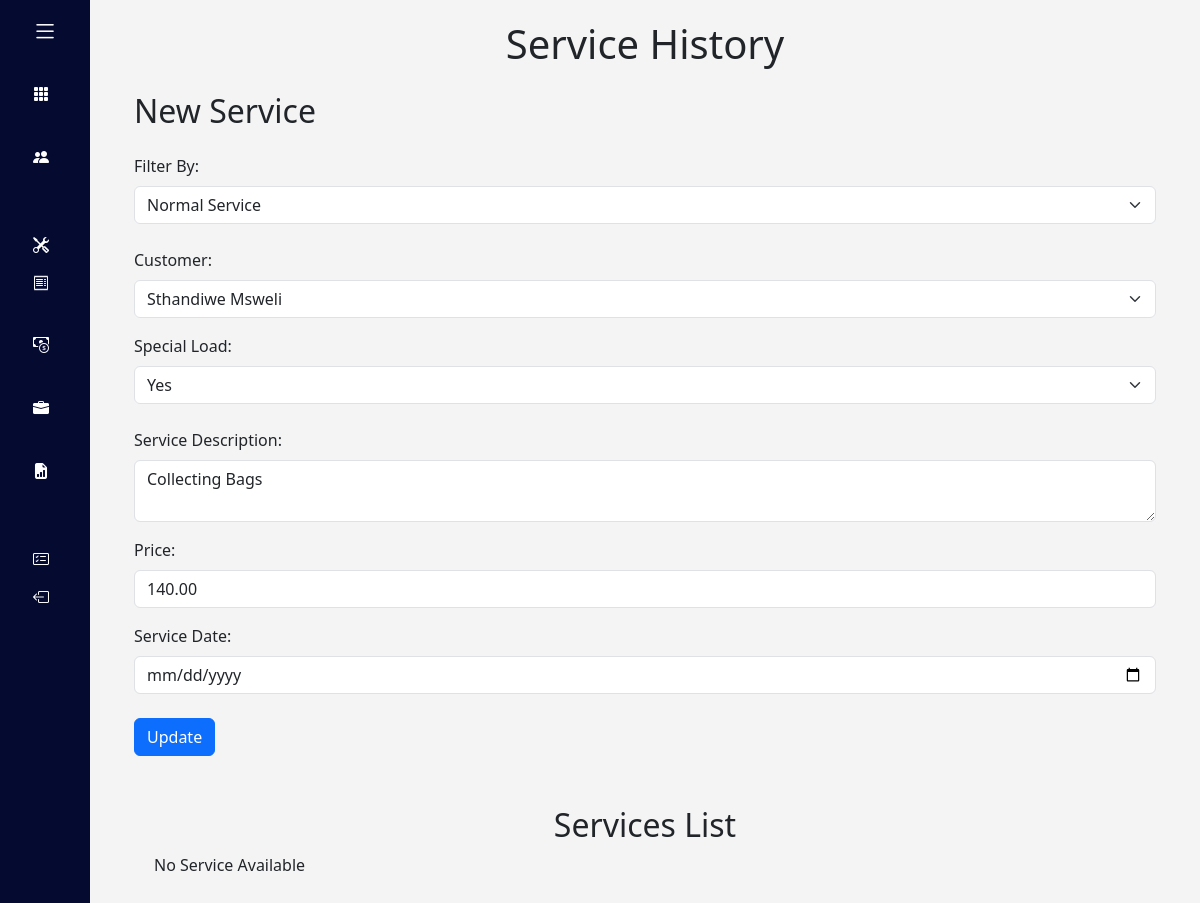
The app's page /services_edit/13/ (signed in) with its own data.
### bookkeeping/models.py (models this page shows, shortened)
class ServiceRecord(models.Model):
    SERVICE_TYPE_CHOICES = [
        ('normal', 'Normal Service'),
        ('special', 'Special Once-Off Service'),
    ]
    service_type = models.CharField(max_length=10, choices=SERVICE_TYPE_CHOICES, default='normal')
    customer = models.ForeignKey(Customer, on_delete=models.SET_NULL, null=True, blank=True)
    customer_name_backup = models.CharField(max_length=255, blank=True)  # 🆕 This stores the name
    special_load = models.CharField(max_length=255, blank=True)  # Optional
    client_name = models.CharField(max_length=255, blank=True)
    client_phone = models.CharField(max_length=20, blank=True)
    service_description = models.TextField()
    price = models.DecimalField(max_digits=10, decimal_places=2)
    service_date = models.DateField(auto_now_add=True)
    invoice = models.ForeignKey(Invoice, null=True, blank=True, on_delete=models.SET_NULL, related_name="services")

class Customer(models.Model):
    user = models.ForeignKey(User, on_delete=models.CASCADE, related_name="customer")
    name = models.CharField(max_length=100)
    email = models.EmailField()
    phone_no = models.CharField(max_length=15)
    estate = models.CharField(max_length=100)
    plot_no = models.IntegerField(null=True, blank=True)

### bookkeeping/views.py (the view, shortened to what this page needs)
# urls.py: path("services_edit/<int:record_id>/", views.edit_service, name="service_edit"),
def edit_service(request, record_id):
    service = get_object_or_404(ServiceRecord, id=record_id)
    customers = Customer.objects.filter(user=request.user)
    return render(request, "bookkeeping/service_history.html", {
        "post": service,
        "customers": customers
    })

### bookkeeping/templates/bookkeeping/service_history.html (shortened to what this page needs)
{% extends "bookkeeping/layout.html" %}
{% block body %}
<div class="container service_history">
  <h1 class="mb-4">Service History</h1>
  <h2 class="mb-4">New Service</h2>
  <form id="serviceForm" action="" method="post">
    <div class="mb-4">
      <label for="serviceTypeSelect" class="form-label">Filter By:</label>
      <select id="serviceTypeSelect" name="service_type" class="form-select">
        <option value="normal" {% if post and post.service_type == "normal" %}selected{% endif %}>Normal Service</option>
      </select>
    </div>
    <div id="normalFields" class="form-section mb-4">
      <div class="mb-3">
        <label for="customer" class="form-label">Customer:</label>
        <select name="customer" id="customer" class="form-select">
          {% for customer in customers %}
          <option value="{{customer.id}}" {% if post and post.customer and post.customer.id == customer.id %}selected{% endif %}>
            {{ customer.name|title }}
          </option>
          {% endfor %}
        </select>
      </div>
      <div class="mb-3">
        <label for="special_load" class="form-label">Special Load:</label>
        <select id="special_load" name="special_load" class="form-select">
          <option value="Yes" {% if post and post.special_load == "Yes" %}selected{% endif %}>Yes</option>
        </select>
      </div>
    </div>
    <div class="mb-3">
      <label for="description" class="form-label">Service Description:</label>
      <textarea name="description" autocomplete="off" id="description" class="form-control">{{ post.service_description }}</textarea>
    </div>
    <div class="mb-3">
      <label for="price" class="form-label">Price:</label>
      <input type="number" id="price" name="price" autocomplete="off" class="form-control" value="{{ post.price|default:'' }}">
    </div>
    <div class="mb-4">
      <label for="serviceDateInput" class="form-label">Service Date:</label>
      <input type="date" name="service_date" autocomplete="off" id="serviceDateInput" class="form-control" value="{{ post.service_date|default:'' }}">
    </div>
    <div class="d-flex gap-3">
      <button type="submit" name="action" value="{% if post %}update{% else %}save{% endif %}" class="btn btn-primary">
        {% if post %}Update{% else %}Save{% endif %}
      </button>
    </div>
  </form>
<div class="service_list">
  <h2>Services List</h2>
  {% if services %}
      <p>Filter By:</p>
  <form method="get" action="{% url 'service_list_filter' %}#results" class="mb-4 d-flex gap-2">
  <input type="text" name="name" placeholder="Search by name" class="form-control" value="{{ request.GET.name }}">
  <input type="month" name="month" class="form-control" value="{{ request.GET.month }}">
  <button type="submit" class="btn btn-primary">Filter</button>
  <a href="{% url 'service_list_filter' %}#results" class="btn btn-secondary">Clear</a>
</form>
<a id="results"></a>
    <table class="bids-table">
      <thead>
        <tr>
          <th>Date</th>
          <th>Name</th>
          <th>Type of service</th>
          <th>Description</th>
          <th>Special load</th>
          <th>Price</th>
          <th>Actions</th>
        </tr>
      </thead>
      <tbody>
        {% for service in services %}
          <tr id="highlight-service-{{ service.id }}">
            <td>{{ service.service_date }}</td>
            <td>
              {% if service.service_type == "normal" %}
              {{ service.customer_name_backup|title  }}
              {% else %}
              {{service.client_name|title}}
              {% endif %}
            </td>
            <td>{{ service.service_type|title  }}</td>
            <td>{{ service.service_description|title  }}</td>
            <td>
             {% if service.special_load %}
             {{ service.special_load|title }}
             {% else %}
             <span class="text-muted">••••</span>
             {% endif %}
             </td>
            <td>R {{ service.price }}</td>
            <td>
                 <div class="d-flex gap-2">
                  <a href="{% url 'service_edit' service.id %}" class="btn btn-sm btn-primary">
                  <i class="bi bi-pencil-square"></i> Edit
                  </a>
                  <a href="{% url 'service_delete' service.id %}" class="btn btn-sm btn-danger">
                  <i class="bi bi-trash"></i> Delete
                  </a>
              </div>
            </td>
          </tr>
        {% endfor %}
      </tbody>
    </table>
  {% else %}
    <p>No Service Available</p>
  {% endif %}
</div>
</div>
{% endblock %}

### bookkeeping/static/bookkeeping/styles.css (style rules this page uses)
* { margin: 0; padding: 0; box-sizing: border-box; font-family: 'Segoe UI', Tahoma, Geneva, Verdana, sans-serif; }
body { display: flex; height: 100vh; overflow: hidden; }
.service_list { margin-top: 30px; padding: 20px; font-family: Arial, sans-serif; }
.service_list h2 { text-align: center; }
.service_history h1 { text-align: center; }

### records on screen
ServiceRecord: service_type "Normal Service", customer "Sthandiwe Msweli", special_load "Yes", description "Collecting Bags", price "140.00"
